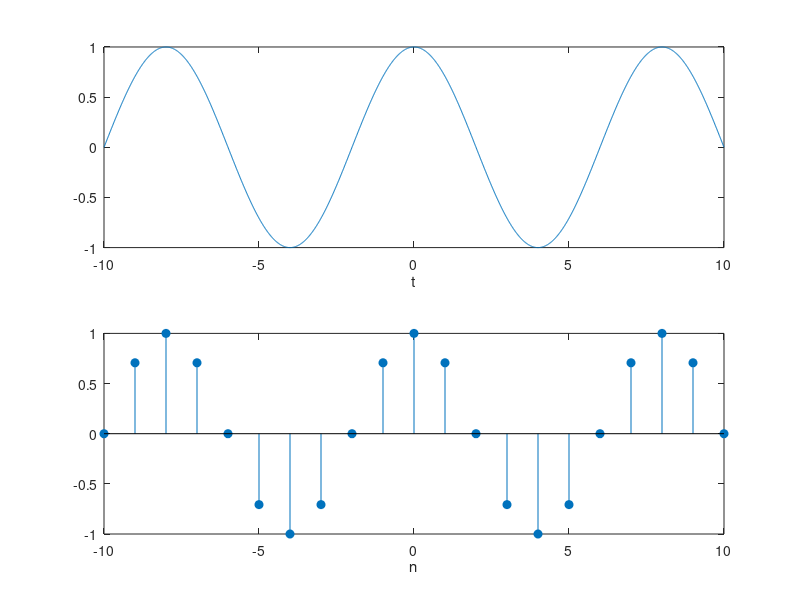
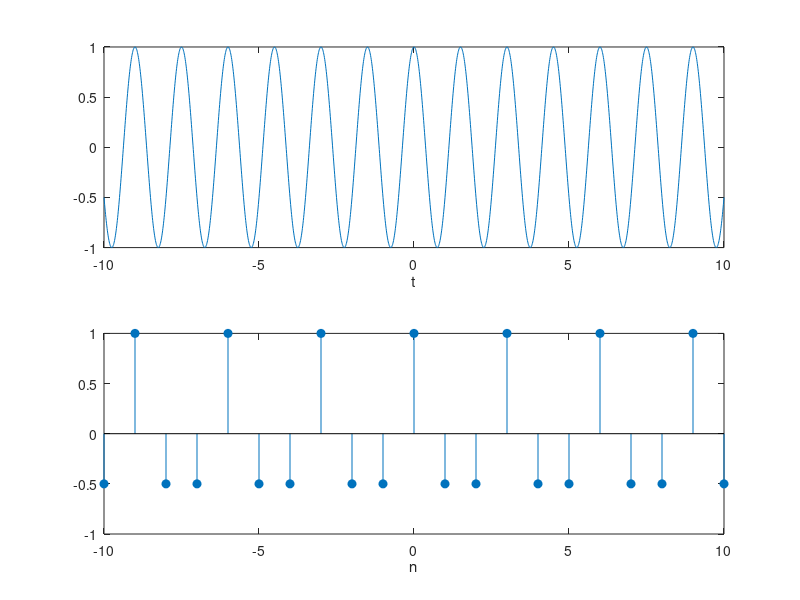
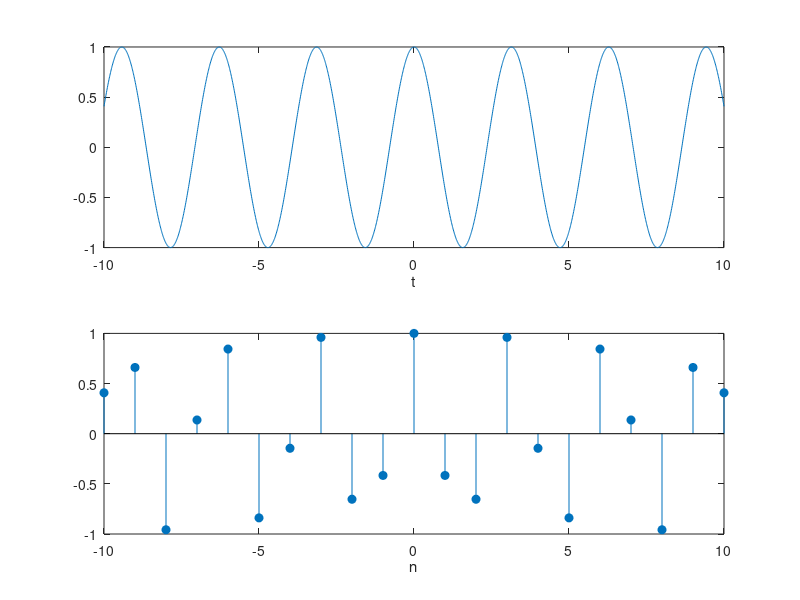

The MATLAB source for these figures, in order:
%Periodicity
%Anders Gjendemsjo 2003
%gjendems@tele.ntnu.no

n=-10:10;
t=-10:0.01:10;
f1= 1/8;
f2= 2/3;
f3= 1/(pi);

%analog
x1 = cos(2*pi*f1*t);
x2 = cos(2*pi*f2*t);
x3 = cos(2*pi*f3*t);

%discrete
x4 = cos(2*pi*f1*n);
x5 = cos(2*pi*f2*n);
x6 = cos(2*pi*f3*n);

figure(1);
subplot(2,1,1);
plot(t,x1);
xlabel('t');
subplot(2,1,2);
stem(n,x4,'filled');
xlabel('n')

figure(2);
subplot(2,1,1);
plot(t,x2);
xlabel('t');
subplot(2,1,2);
stem(n,x5,'filled');
xlabel('n');

figure(3);
subplot(2,1,1);
plot(t,x3);
xlabel('t');
subplot(2,1,2);
stem(n,x6,'filled');
xlabel('n');